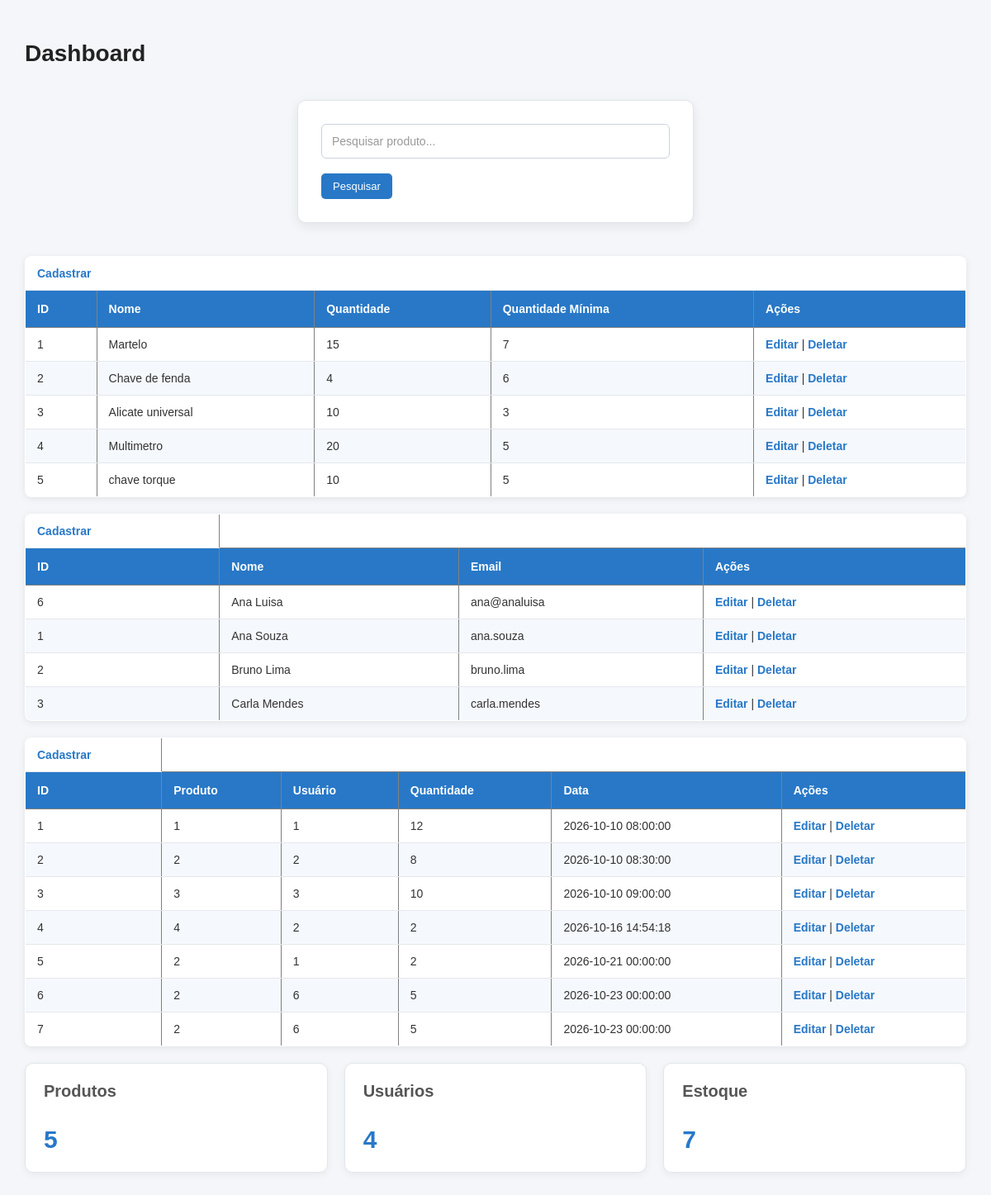
The page /mvc/index.php on the database its author committed.
### tables this page shows
CREATE TABLE `produtos` (
  `id_produto` int(10) UNSIGNED NOT NULL,
  `nome` varchar(120) NOT NULL,
  `quantidade` int(10) UNSIGNED NOT NULL DEFAULT 0,
  `qnt_min` int(10) UNSIGNED NOT NULL DEFAULT 0
);

CREATE TABLE `usuarios` (
  `id_usuario` int(10) UNSIGNED NOT NULL,
  `nome` varchar(100) NOT NULL,
  `email` varchar(255) NOT NULL,
  `senha` int(255) NOT NULL
);

CREATE TABLE `estoque` (
  `id_estoque` int(10) UNSIGNED NOT NULL,
  `id_produto` int(10) UNSIGNED NOT NULL,
  `id_usuario` int(10) UNSIGNED NOT NULL,
  `tipo` enum('entrada','saida') NOT NULL,
  `quantidade` int(10) UNSIGNED NOT NULL,
  `data_movimentacao` datetime NOT NULL
);

### mvc/Controller/ProdutoController.php (called while the page is built, shortened)
<?php
require_once "C:/Turma2/xampp/htdocs/saep1/mvc/Model/ProdutoModel.php";
class ProdutoController {
    private $produtoModel;
    public function __construct($pdo) {
        $this->produtoModel = new ProdutoModel($pdo);
    }
    public function listar() {
        $produtos = $this->produtoModel->buscarTodos();
        include_once "C:/Turma2/xampp/htdocs/saep1/mvc/View/Produto/listar.php";
        return;
    }
public function contar()
{
    return $this->produtoModel->contar();
}
}

### mvc/Model/ProdutoModel.php (called while the page is built, shortened)
<?php
class ProdutoModel {
    private $pdo;
    public function __construct(PDO $pdo){
        $this->pdo = $pdo;
    }
    public function buscarTodos(){
        $stmt = $this->pdo->query("SELECT * FROM produtos");
        return $stmt->fetchAll(PDO::FETCH_ASSOC);
    }
public function contar()
{
    $sql = $this->pdo->query("SELECT COUNT(*) AS total FROM produtos");
    $resultado = $sql->fetch(PDO::FETCH_ASSOC);
    return $resultado['total'];
}
}

### mvc/Controller/UsuarioController.php (called while the page is built, shortened)
<?php
require_once "C:/Turma2/xampp/htdocs/saep1/mvc/Model/UsuarioModel.php";
class UsuarioController {
    private $usuarioModel;
    public function __construct($pdo) {
        $this->usuarioModel = new UsuarioModel($pdo);
    }
    public function listar() {
        $usuarios = $this->usuarioModel->buscarTodos();
        include_once "C:/Turma2/xampp/htdocs/saep1/mvc/View/Usuario/listar.php";
        return;
    }
    public function contar()
{
    return $this->usuarioModel->contar();
}
}

### mvc/Model/UsuarioModel.php (called while the page is built, shortened)
<?php
class UsuarioModel {
    private $pdo;
    public function __construct(PDO $pdo){
        $this->pdo = $pdo;
    }
    public function buscarTodos(){
        $sql = "SELECT * FROM usuarios ORDER BY nome ASC";
        $stmt = $this->pdo->query($sql);
        return $stmt->fetchAll(PDO::FETCH_ASSOC);
    }
    public function contar()
{
    $sql = $this->pdo->query("SELECT COUNT(*) AS total FROM usuarios");
    $resultado = $sql->fetch(PDO::FETCH_ASSOC);
    return $resultado['total'];
}
}

### mvc/Controller/EstoqueController.php (called while the page is built, shortened)
<?php
require_once "C:/Turma2/xampp/htdocs/saep1/mvc/Model/EstoqueModel.php";
class EstoqueController {
    private $estoqueModel;
    public function __construct($pdo) {
        $this->estoqueModel = new EstoqueModel($pdo);
    }
    public function listar() {
        $estoques = $this->estoqueModel->buscarTodos();
        include_once "C:/Turma2/xampp/htdocs/saep1/mvc/View/Estoque/listar.php";
        return;
    }
    public function contar()
{
    return $this->estoqueModel->contar();
}
}

### mvc/Model/EstoqueModel.php (called while the page is built, shortened)
<?php
class EstoqueModel {
    private $pdo;
    public function __construct(PDO $pdo){
        $this->pdo = $pdo;
    }
    public function buscarTodos(){
        $stmt = $this->pdo->query("SELECT * FROM estoque");
        return $stmt->fetchAll(PDO::FETCH_ASSOC);
    }
public function contar()
{
    $sql = $this->pdo->query("SELECT COUNT(*) AS total FROM estoque");
    $resultado = $sql->fetch(PDO::FETCH_ASSOC);
    return $resultado['total'];
}
}

### mvc/View/Estoque/listar.php (the view, shortened to what this page needs)
<?php
echo "<table class='tabela-container' border='1' cellpadding='5' cellspacing='0'>";
echo "<tr><td><a class='btn btn-primary' href='View/Estoque/cadastrar.php'>Cadastrar</a></td></tr>";
echo "<tr><th>ID</th><th>Produto</th><th>Usuário</th><th>Quantidade</th><th>Data</th><th>Ações</th></tr>";
foreach ($estoques as $estoque) {
    $id_estoque = $estoque['id_estoque'];
    echo "<tr>";
    echo "<td>{$id_estoque}</td>";
    echo "<td>{$estoque['id_produto']}</td>";
    echo "<td>{$estoque['id_usuario']}</td>";
    echo "<td>{$estoque['quantidade']}</td>";
    echo "<td>{$estoque['data_movimentacao']}</td>";
    echo "<td>
                 <a class='btn btn-secondary' href='View/Estoque/editar.php?id_estoque={$id_estoque}'>Editar</a> |
                <a class='btn btn-danger' href='View/Estoque/deletar.php?id_estoque={$id_estoque}' onclick=\"return confirm('Tem certeza que deseja excluir este estoque?')\">Deletar</a>
            </td>";
    echo "</tr>";
}
echo "</table>";

### mvc/index.php (shortened to what this page needs)
<!DOCTYPE html>
<html lang="en">
<head>
     <link rel="stylesheet" href="/saep1/mvc/CSS/style.css">
     <h1>Dashboard</h1>
</body>
</html>
<?php
require_once "DB/Database.php";
require_once "Controller/ProdutoController.php";
require_once "Controller/UsuarioController.php";
require_once "Controller/EstoqueController.php";
$produtoController = new ProdutoController($pdo);
$usuarioController = new UsuarioController($pdo);
$estoqueController = new EstoqueController($pdo);
if(isset($_GET['pesquisa']) && $_GET['pesquisa'] != "")
{
    $produtos = $produtoController->pesquisar($_GET['pesquisa']);
}
else
{
    $produtos = $produtoController->listar();
}
$usuarios = $usuarioController->listar();
$estoque = $estoqueController->listar();
$totalProdutos = $produtoController->contar();
$totalUsuarios = $usuarioController->contar();
$totalEstoque = $estoqueController->contar();
?>
<div class="cards">
    <div class="card">
        <h2>Produtos</h2>
        <p><?= $totalProdutos ?></p>
    </div>
    <div class="card">
        <h2>Usuários</h2>
        <p><?= $totalUsuarios ?></p>
    </div>
    <div class="card">
        <h2>Estoque</h2>
        <p><?= $totalEstoque ?></p>
    </div>
</div>

### mvc/View/Produto/listar.php (shortened to what this page needs)
<form method="GET">
    <input type="text" name="pesquisa"
           placeholder="Pesquisar produto..."
           value="<?= htmlspecialchars($_GET['pesquisa'] ?? '') ?>">
    <button class="btn btn-primary pesquisa" type="submit">
        Pesquisar
    </button>
</form>
<?php
echo "<table class='tabela-container' border='1' cellpadding='5' cellspacing='0'>";
echo "<tr>
        <td colspan='5'>
            <a class='btn btn-primary' href='View/Produto/cadastrar.php'>
                Cadastrar
            </a>
        </td>
      </tr>";
echo "<tr>
        <th>ID</th>
        <th>Nome</th>
        <th>Quantidade</th>
        <th>Quantidade Mínima</th>
        <th>Ações</th>
      </tr>";
foreach ($produtos as $produto) {
    $id_produto = $produto['id_produto'];
    $classe = '';
    if ($produto['quantidade'] < $produto['qnt_min']) {
        $classe = 'estoque-baixo';
    }
    echo "<tr class='$classe'>";
    echo "<td>{$id_produto}</td>";
    echo "<td>" . htmlspecialchars($produto['nome']) . "</td>";
    echo "<td>{$produto['quantidade']}</td>";
    echo "<td>{$produto['qnt_min']}</td>";
    echo "<td>
            <a class='btn btn-secondary'
               href='View/Produto/editar.php?id_produto={$id_produto}'>
                Editar
            </a> |
            <a class='btn btn-danger'
               href='View/Produto/deletar.php?id_produto={$id_produto}'
               onclick=\"return confirm('Tem certeza que deseja excluir este produto?')\">
                Deletar
            </a>
          </td>";
    echo "</tr>";
}
echo "</table>";
?>

### mvc/View/Usuario/listar.php (shortened to what this page needs)
<?php
echo "<table class='tabela-container' border='1' cellpadding='5' cellspacing='0'>";
echo "<tr><td><a class='btn btn-primary' href='View/Usuario/cadastrar.php'>Cadastrar</a></td></tr>";
echo "<tr><th>ID</th><th>Nome</th><th>Email</th><th>Ações</th></tr>";
foreach ($usuarios as $usuario) {
    $id_usuario = $usuario['id_usuario'];
    echo "<tr>";
    echo "<td>{$id_usuario}</td>";
    echo "<td>{$usuario['nome']}</td>";
    echo "<td>{$usuario['email']}</td>";
    echo "<td>
                 <a class='btn btn-secondary' href='View/Usuario/editar.php?id_usuario={$id_usuario}'>Editar</a> |
                <a class='btn btn-danger' href='View/Usuario/deletar.php?id_usuario={$id_usuario}' onclick=\"return confirm('Tem certeza que deseja excluir este usuário?')\">Deletar</a>
            </td>";
    echo "</tr>";
}
echo "</table>";

### mvc/CSS/style.css (style rules this page uses)
* { box-sizing: border-box; }
h1 { margin-bottom: 25px; color: #222; font-size: 28px; }
h2 { color: #333; font-size: 20px; }
.cards { margin-top: 20px; display: flex; flex-wrap: wrap; gap: 20px; }
.card { flex: 1; min-width: 200px; padding: 22px; background: #fff; border: 1px solid #e2e6ea; border-radius: 10px; box-shadow: 0 3px 10px rgba(0, 0, 0, 0.05); }
.card h2 { margin-top: 0; color: #555; }
.card p { margin-bottom: 0; color: #2878c7; font-size: 30px; font-weight: bold; }
form { width: 100%; }
table { width: 100%; border-collapse: collapse; background-color: #fff; border-radius: 8px; overflow: hidden; box-shadow: 0 2px 8px rgba(0, 0, 0, 0.08); margin-top: 20px; }
table th { background-color: #2878c7; color: white; padding: 14px; text-align: left; font-size: 14px; }
table td { padding: 12px 14px; border-bottom: 1px solid #e5e7eb; color: #333; font-size: 14px; }
table tbody tr:nth-child(even) { background-color: #f5f8fc; }
table tbody tr:last-child td { border-bottom: none; }
table a { color: #2878c7; text-decoration: none; font-weight: bold; }
.tabela-container { width: 100%; }
input[type="email"], input[type="password"], input[type="text"], input[type="number"], input[type="date"], select, body > form input[type="email"], body > form input[type="password"], body > form input[type="text"] { display: block; width: 100%; height: 45px; padding: 10px 12px; margin-bottom: 15px; background-color: #ffffff; color: #333333; border: 1px solid #ccd3dc; border-radius: 6px; font-family: Arial, sans-serif; font-size: 14px; }
.login-box input::placeholder, body > form input::placeholder { color: #999999; }
body > form { width: calc(100% - 32px); max-width: 480px; margin: 40px auto; padding: 28px; background: #fff; border: 1px solid #e0e5eb; border-radius: 10px; box-shadow: 0 4px 14px rgba(0, 0, 0, 0.08); }
body > form input:not([type="submit"]) { display: block; width: 100%; height: 42px; margin: 0 0 18px; padding: 10px 12px; background: #fff; border: 1px solid #ccd3dc; border-radius: 6px; font-size: 14px; }
button { cursor: pointer; background-color: #2878c7; color: white; border: none; padding: 8px 14px; border-radius: 5px; font-size: 13px; }
tr.estoque-baixo { background-color: #ffe0e0; color: #a61b1b; }

### rows shown on the page
produtos: id_produto "1", nome "Martelo", quantidade "15", qnt_min "7"
produtos: id_produto "2", nome "Chave de fenda", quantidade "4", qnt_min "6"
produtos: id_produto "3", nome "Alicate universal", quantidade "10", qnt_min "3"
produtos: id_produto "4", nome "Multimetro", quantidade "20", qnt_min "5"
produtos: id_produto "5", nome "chave torque", quantidade "10", qnt_min "5"
usuarios: id_usuario "6", nome "Ana Luisa", email "ana@analuisa"
usuarios: id_usuario "1", nome "Ana Souza", email "ana.souza"
usuarios: id_usuario "2", nome "Bruno Lima", email "bruno.lima"
usuarios: id_usuario "3", nome "Carla Mendes", email "carla.mendes"
estoque: id_estoque "1", id_produto "1", id_usuario "1", quantidade "12", data_movimentacao "2026-10-10 08:00:00"
estoque: id_estoque "2", id_produto "2", id_usuario "2", quantidade "8", data_movimentacao "2026-10-10 08:30:00"
estoque: id_estoque "3", id_produto "3", id_usuario "3", quantidade "10", data_movimentacao "2026-10-10 09:00:00"
estoque: id_estoque "4", id_produto "4", id_usuario "2", quantidade "2", data_movimentacao "2026-10-16 14:54:18"
estoque: id_estoque "5", id_produto "2", id_usuario "1", quantidade "2", data_movimentacao "2026-10-21 00:00:00"
estoque: id_estoque "6", id_produto "2", id_usuario "6", quantidade "5", data_movimentacao "2026-10-23 00:00:00"
estoque: id_estoque "7", id_produto "2", id_usuario "6", quantidade "5", data_movimentacao "2026-10-23 00:00:00"

### other values the page prints
$totalProdutos "5"
$totalUsuarios "4"
$totalEstoque "7"
